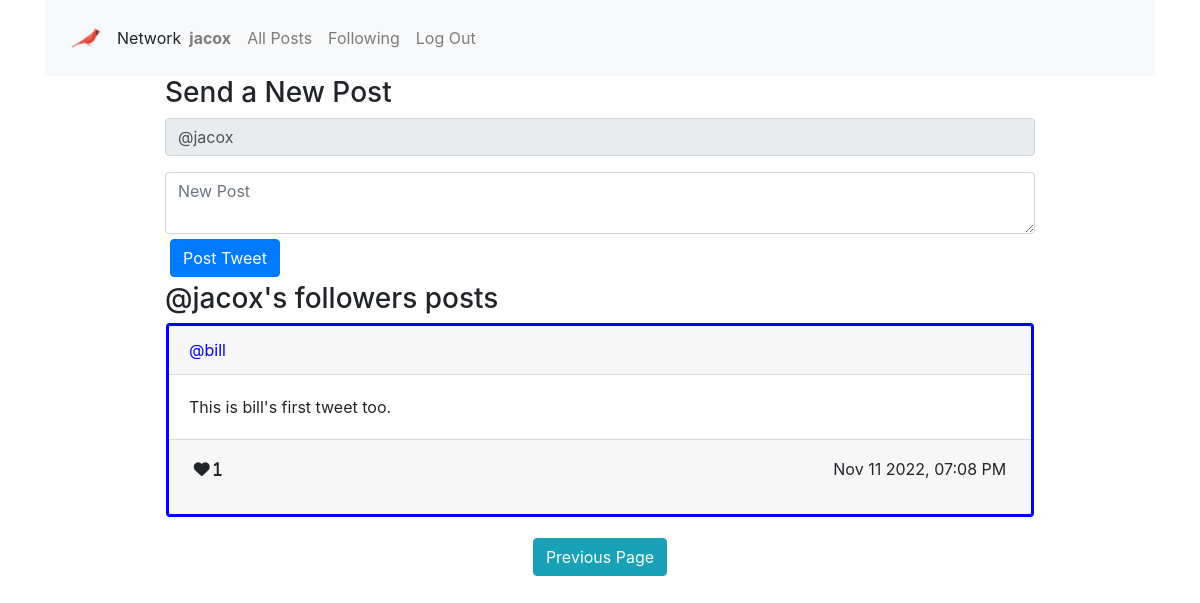
Page /myfollows/2 (signed in) on the committed database.
### network/models.py (models this page shows, shortened)
class User(AbstractUser):
    pass

class Tweet(models.Model):
    sender = models.ForeignKey("User", on_delete=models.CASCADE)
    body = models.TextField(blank=True)
    timestamp = models.DateTimeField(auto_now_add=True)
    likes = models.ManyToManyField("User", related_name="userlikes", blank=True)
    def serialize(self):
        return {
            "id": self.id,
            "sender": self.sender.username,
            "body": self.body,
            "timestamp": self.timestamp.strftime("%b %d %Y, %I:%M %p"),
            "likes": [user.username for user in self.likes.all()],
            "likecount": len(self.likes.all())
        }

### network/views.py (the view)
# urls.py: path("myfollows", views.myfollows, name="myfollows"),
@login_required
def myfollows(request, page=1):
    showinput = True
    showprofile = False
    listname = listname = "@" + request.user.username + "'s followers posts"
    theprofile = Profile.objects.get(user=request.user)
    thefollows = theprofile.follows.all()
    theiterable = list(map(lambda a:Tweet.objects.filter(sender=a), thefollows))
    if len(theiterable) > 0:
        tweets = reduce(lambda a, b: a|b, theiterable)
    else:
        tweets = Tweet.objects.filter(sender=None);
    tweetlist = tweets.order_by("-timestamp").all()
    paginator = Paginator(tweetlist, per_page=PERPAGE)
    page_object = paginator.get_page(page)
    context = {
        "showinput": showinput,
        "showprofile": showprofile,
        "listname": listname,
        "tweetlist": processtweetlist(request, page_object),
        "page": {
            "current": page_object.number,
            "has_next": page_object.has_next(),
            "has_previous": page_object.has_previous()
        },
        "followbutton": "no"
    }
    return render(request, "network/followers.html", context)

### network/views.py (called while the page is built)
def processtweetlist(request, tweetlist):
    returnlist = []
    for tweet in tweetlist:
        stweet = tweet.serialize()
        if not request.user.is_authenticated:
            stweet['redheart'] = False
        else:
            stweet['redheart'] = (request.user in tweet.likes.all())
        returnlist.append(stweet)
    return returnlist

### network/templates/network/followers.html (shortened to what this page needs)
{% extends "network/layout.html" %}
{% load static %}
{% block pagination %}
    {% if page.has_previous %}
        <a type="button" class='btn btn-info' href="{% url 'myfollows' page.current|add:'-1' %}">
            Previous Page
        </a>
    {% endif%}
{% endblock %}

### network/templates/network/layout.html (shortened to what this page needs)
<!DOCTYPE html>
<html lang="en">
    {% load static %}
    <head>
        <link rel="stylesheet" href="https://stackpath.bootstrapcdn.com/bootstrap/4.4.1/css/bootstrap.min.css">
        <link href="{% static 'network/styles.css' %}" rel="stylesheet">
    </head>
    <body>
        <div class="container">
            <nav class="navbar navbar-expand-lg navbar-light bg-light">
                <img src="{% static 'network/3930813.png' %}"
                <a class="navbar-brand" href="#">Network</a>
                <ul class="navbar-nav mr-auto">
                    {% if request.user.is_authenticated %}
                        <li class="nav-item">
                            <a class="nav-link" id="usernamelink" href="{% url 'profile' request.user.username %}"><strong>{{ request.user.username }}</strong></a>
                        </li>
                    {% endif %}
                    <li class="nav-item">
                    <a class="nav-link" id="allposts" href="{% url 'index' %}">All Posts</a>
                    </li>
                    {% if user.is_authenticated %}
                        <li class="nav-item">
                            <a id='followinglink' class="nav-link" href="{% url 'myfollows' %}">Following</a>
                        </li>
                        <li class="nav-item">
                            <a class="nav-link" href="{% url 'logout' %}">Log Out</a>
                        </li>
                    {% endif %}
                </ul>
            </nav>
        </div>
        {% block body %}
        <div class="body">
            <div class='container w-75'>
                {% if showinput %}
                    <div id="compose-view">
                        <h3>Send a New Post</h3>
                        <form id="compose-form">
                            <div class="form-group">
                                <input disabled class="form-control" value="@{{ request.user.username }}">
                            </div>
                            <textarea class="form-control" id="compose-body" placeholder="New Post"></textarea>
                            <button id="post_tweet" type="button" onclick=posttweet(event) class="btn btn-primary">Post Tweet</button>
                        </form>
                    </div>
                {% endif %}
                <div id="tweets-view">
                    <h3 id="tweets_title">{{ listname }}</h3>
                    <div id="tweets_content">
                        {% if tweetlist|length == 0 %}
                            <i>No posts to display</i>
                        {% else %}
                            {% for tweet in tweetlist %}
                                <div class='card' id='card{{ forloop.counter0 }}'>
                                    <div class='card-header' onclick='displayprofile("{{tweet.sender}}")'>
                                        @{{ tweet.sender }}
                                    </div>
                                    <div id='cardbody{{ forloop.counter0 }}' class='card-body'>
                                        <div class='card-text'>
                                            {{ tweet.body }}
                                        </div>
                                    </div>
                                    <div class='card-footer'>
                                        <table class='table table-sm table-borderless'>
                                            <tbody>
                                                <tr>
                                                    <td>
                                                        <i id='heart{{ forloop.counter0 }}' onclick='togglelike(event, {{ forloop.counter0 }}, {{ tweet.id }})'
                                                            class="fa-solid fa-heart"
                                                            {% if tweet.redheart %}
                                                                name="red"
                                                            {% else %}
                                                                name="black"
                                                            {% endif %}
                                                        >&nbsp{{ tweet.likecount }}</i>
                                                    </td>
                                                    <td id='rj'>
                                                        {{ tweet.timestamp }}
                                                    </td>
                                                </tr>
                                            </tbody>
                                        </table>
                                    </div>
                                </div>
                            {% endfor %}
                        {% endif %}
                    </div>
                </div>
            </div>
            {% endblock %}
            <div class='container text-center'>
                {% block pagination %}
                {% endblock %}
            </div>
        </div>
    </body>
</html>

### network/static/network/styles.css (style rules this page uses)
.card { border: 3px solid blue; margin: 1px; }
button { margin: 5px; }
#rj { text-align:right; }
.card-header { cursor:pointer; color: blue; }
a[type='button'] { margin:20px; }
img { width: 100%; max-width: 30px; margin: 10px; }

### rows in the picture
User: user.username "jacox", user.username "@jacox"
User: sender "bill"
Tweet: body "This is bill's first tweet too."

### other values in the picture
{{ listname }} "@jacox's followers posts"
{{ tweet.likecount }} "1"
{{ tweet.timestamp }} "Nov 11 2022, 07:08 PM"
